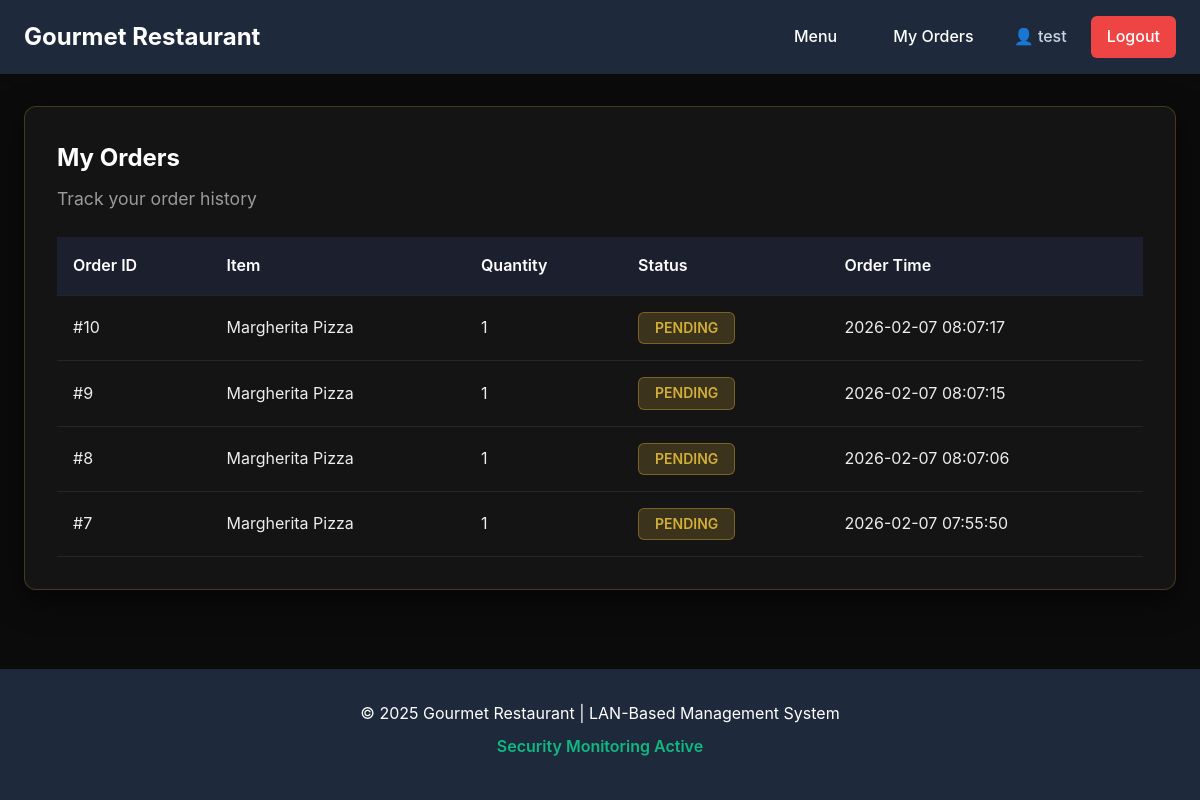
Page /my-orders (signed in) on the committed database.
### tables this page shows
CREATE TABLE orders (
            id INTEGER PRIMARY KEY AUTOINCREMENT,
            username TEXT NOT NULL,
            item TEXT NOT NULL,
            quantity INTEGER DEFAULT 1,
            status TEXT DEFAULT 'pending',
            created_at TIMESTAMP DEFAULT CURRENT_TIMESTAMP,
            FOREIGN KEY (username) REFERENCES users(username)
        );

### restaurant-app/app.py (the view)
@app.route('/my-orders')
@login_required
def my_orders():
    conn = get_db()
    cursor = conn.cursor()
    cursor.execute(
        "SELECT * FROM orders WHERE username = ? ORDER BY created_at DESC",
        (session['username'],)
    )
    orders = cursor.fetchall()
    conn.close()
    log_access('VIEW_MY_ORDERS', session['username'])
    return render_template('my_orders.html', orders=orders)

### restaurant-app/app.py (called while the page is built)
def get_db():
    conn = sqlite3.connect(DATABASE)
    conn.row_factory = sqlite3.Row
    return conn

def log_access(action, username=None, details=None):
    ip = request.remote_addr
    msg = f"IP: {ip} | Action: {action}"
    if username:
        msg += f" | User: {username}"
    if details:
        msg += f" | Details: {details}"
    access_logger.info(msg)

def login_required(f):
    @wraps(f)
    def decorated_function(*args, **kwargs):
        if 'username' not in session:
            log_alert('UNAUTHORIZED_ACCESS', f'Attempted to access {request.path} without login')
            flash('Please log in to access this page', 'error')
            return redirect(url_for('login'))
        return f(*args, **kwargs)
    return decorated_function

### restaurant-app/templates/my_orders.html (shortened to what this page needs)
{% extends "base.html" %}
{% block content %}
<div class="orders-container">
    <h2>My Orders</h2>
    <p class="subtitle">Track your order history</p>
    {% if orders %}
    <div class="orders-table">
        <table>
            <thead>
                <tr>
                    <th>Order ID</th>
                    <th>Item</th>
                    <th>Quantity</th>
                    <th>Status</th>
                    <th>Order Time</th>
                </tr>
            </thead>
            <tbody>
                {% for order in orders %}
                <tr>
                    <td>#{{ order.id }}</td>
                    <td>{{ order.item }}</td>
                    <td>{{ order.quantity }}</td>
                    <td>
                        <span class="status-badge status-{{ order.status }}">
                            {{ order.status|capitalize }}
                        </span>
                    </td>
                    <td>{{ order.created_at }}</td>
                </tr>
                {% endfor %}
            </tbody>
        </table>
    </div>
    {% else %}
    <div class="empty-state">
        <p> No orders yet</p>
        <a href="{{ url_for('menu') }}" class="btn-primary">Browse Menu</a>
    </div>
    {% endif %}
</div>
{% endblock %}

### restaurant-app/static/css/style.css (style rules this page uses)
* { margin: 0; padding: 0; box-sizing: border-box; }
:root { --primary-color: #2563eb; --primary-dark: #1e40af; --primary-light: #3b82f6; --secondary-color: #64748b; --success-color: #10b981; --warning-color: #f59e0b; --danger-color: #ef4444; --dark-bg: #1e293b; --light-bg: #f8fafc; --card-bg: #ffffff; --border-color: #e2e8f0; --text-primary: #0f172a; --text-secondary: #64748b; --login-bg-main: #0B0B0B; --login-card-bg: #141414; --login-primary-btn: #D4AF37; --login-primary-btn-hover: #C9A227; --login-text-main: #FFFFFF; --login-text-muted: #B5B5B5; --login-input-bg: #1E1E1E; --login-input-border: #2F2F2F; --login-placeholder: #7A7A7A; --menu-bg-main: #0B0B0B; --menu-bg-section: #121212; --menu-card-bg: #161616; --gold-primary: #D4AF37; --gold-soft: #C9A227; --gold-muted: rgba(212, 175, 55, 0.35); --text-heading: #FFFFFF; --text-item: #EDEDED; --text-desc: #A8A8A8; --text-price: #D4AF37; --divider-line: rgba(255, 255, 255, 0.08); --card-border: rgba(212, 175, 55, 0.25); --hover-bg: #1E1E1E; --btn-bg: #D4AF37; --btn-text: #0B0B0B; --btn-hover-bg: #C9A227; --orders-bg-main: #0B0B0B; --orders-card-bg: #141414; --orders-shadow: rgba(0, 0, 0, 0.6); --orders-title: #FFFFFF; --orders-subtitle: #9A9A9A; --table-header-bg: #1C1F2E; --table-header-text: #FFFFFF; --table-row-bg: transparent; --table-row-hover: #1E1E1E; --table-row-border: rgba(255, 255, 255, 0.08); --table-text-main: #EDEDED; --table-text-muted: #B0B0B0; --table-time-text: #CFCFCF; --spacing-xs: 0.25rem; --spacing-sm: 0.5rem; --spacing-md: 1rem; --spacing-lg: 1.5rem; --spacing-xl: 2rem; --radius-sm: 0.375rem; --radius-md: 0.5rem; --radius-lg: 0.75rem; --shadow-sm: 0 1px 2px 0 rgba(0, 0, 0, 0.05); --shadow-md: 0 4px 6px -1px rgba(0, 0, 0, 0.1); --shadow-lg: 0 10px 15px -3px rgba(0, 0, 0, 0.1); }
body { font-family: -apple-system, BlinkMacSystemFont, 'Segoe UI', Roboto, 'Helvetica Neue', Arial, sans-serif; line-height: 1.6; color: var(--text-primary); background-color: var(--light-bg); min-height: 100vh; display: flex; flex-direction: column; }
.subtitle { color: var(--text-desc); font-size: 1.1rem; }
.orders-container { background-color: var(--orders-card-bg); border-radius: var(--radius-lg); padding: var(--spacing-xl); box-shadow: 0 10px 30px 0 var(--orders-shadow); border: 1px solid rgba(212, 175, 55, 0.25); }
.orders-container h2 { margin-bottom: var(--spacing-sm); color: var(--orders-title); }
.orders-container .subtitle { color: var(--orders-subtitle); }
.orders-table { overflow-x: auto; margin-top: var(--spacing-lg); }
table { width: 100%; border-collapse: collapse; background-color: var(--orders-card-bg); }
thead { background-color: var(--table-header-bg); color: var(--table-header-text); }
th { padding: var(--spacing-md); text-align: left; font-weight: 600; border-bottom: 1px solid var(--table-row-border); }
td { padding: var(--spacing-md); border-bottom: 1px solid var(--table-row-border); color: var(--table-text-main); background-color: var(--table-row-bg); }
.status-badge { display: inline-block; padding: var(--spacing-xs) var(--spacing-md); border-radius: var(--radius-sm); font-size: 0.875rem; font-weight: 600; text-transform: uppercase; }
.status-pending { background-color: rgba(212, 175, 55, 0.2); color: #D4AF37; border: 1px solid rgba(212, 175, 55, 0.4); }

### restaurant-app/templates/my_orders.html (style rules this page uses)
body { background-color: var(--orders-bg-main); }

### rows in the picture
orders: id "10", item "Margherita Pizza", quantity "1", status "PENDING", created_at "2026-02-07 08:07:17"
orders: id "9", item "Margherita Pizza", quantity "1", status "PENDING", created_at "2026-02-07 08:07:15"
orders: id "8", item "Margherita Pizza", quantity "1", status "PENDING", created_at "2026-02-07 08:07:06"
orders: id "7", item "Margherita Pizza", quantity "1", status "PENDING", created_at "2026-02-07 07:55:50"

### other values in the picture
{{ session.username }} "test"
